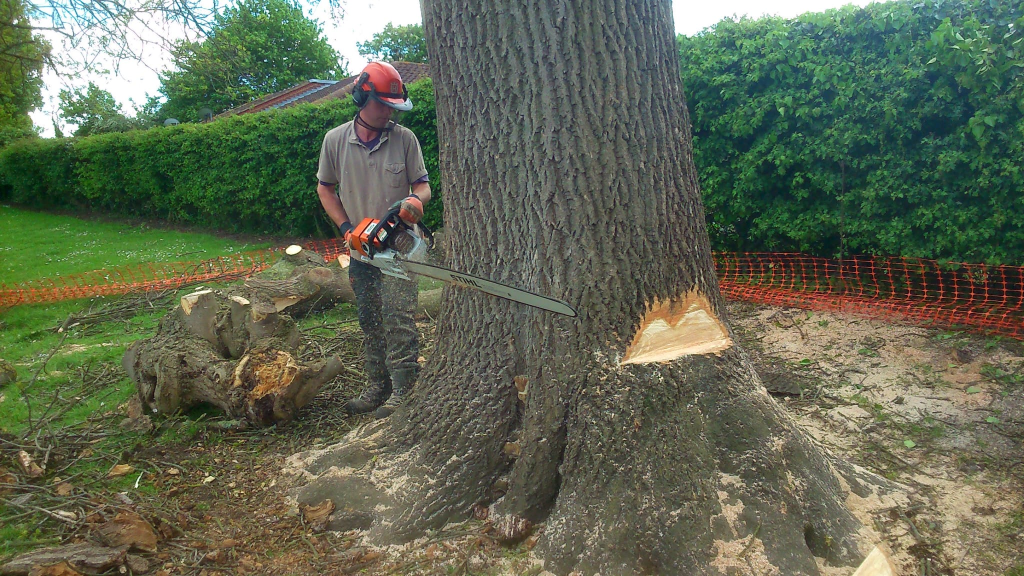
#> input picture _source/gallery-originals/chainsaw-at-the-butt.jpg, 2048 x 1152 px (shown at 1/2 size); its folder holds only this picture in this run
$ python build-gallery.py
#> lines starting #> are read from the running program, lines starting #| are printed output that depends on the picture
#!/usr/bin/env python3
"""
Richard's Tree Care — gallery image pipeline.

Reads the full-resolution masters in _source/gallery-originals/ and writes
web-ready derivatives into images/gallery/:

    <name>-400.webp    grid thumbnail, 1x
    <name>-800.webp    grid thumbnail 2x / hero / about figure 2x
    <name>-1400.webp   lightbox
    <name>-800.jpg     fallback for anything without WebP support

Tiers are chosen from actual display sizes, not from the masters: grid cells are
140-280 CSS px, the hero and about figures cap at 340, and the lightbox caps at
620 CSS px tall. Nothing here is ever displayed at more than roughly half the
master's width, so the masters themselves are never served.

Nothing else reads the masters, so they never ship to a visitor.

The gallery is rendered from window.RTC_DATA.gallery in js/data.js. This script
does NOT write that list — it prints the intrinsic width/height of every image
so you can keep the entries accurate, and warns about any mismatch between the
two. Adding a photo is therefore:

    1. drop the file into _source/gallery-originals/
    2. python3 scripts/build-gallery.py
    3. add an entry (file, w, h, alt, caption) to the gallery array in data.js

Run:  python3 scripts/build-gallery.py
Deps: pillow  (pip install pillow)
"""
import json
import os
import re
import sys

from PIL import Image, ImageFilter, ImageOps

ROOT = os.path.dirname(os.path.dirname(os.path.abspath(__file__)))
SRC = os.path.join(ROOT, "_source", "gallery-originals")
OUT = os.path.join(ROOT, "images", "gallery")
DATA_JS = os.path.join(ROOT, "js", "data.js")

WIDTHS = (400, 800, 1400)
# Foliage and bare branches are detail-dense and compress badly. These values
# were picked by sweeping quality against file size on the four busiest images
# in the set, not guessed. A light unsharp mask pays for itself at the small
# tiers (the browser is not downscaling much, so perceived sharpness matters)
# but is pure cost at 1400, where the browser downscales anyway.
WEBP_QUALITY = {400: 66, 800: 70, 1400: 66}
SHARPEN_UP_TO = 800
JPEG_QUALITY = 75
JPEG_FALLBACK_WIDTH = 800


def derivatives(path, name):
    """Write every derivative for one master. Returns (width, height, bytes)."""
#> called with name = 'chainsaw-at-the-butt'
    im = ImageOps.exif_transpose(Image.open(path)).convert("RGB")
#> im is the input picture: PIL image 2048x1152 RGB; mean R, G, B 96.3, 103.7, 82.6
    w, h = im.size
#> w = 2048; h = 1152
    written = 0

    for target in WIDTHS:
        if target > w:
            # Never upscale — a smaller master simply gets fewer tiers.
            continue
        resized = im.resize((target, round(h * target / w)), Image.LANCZOS)
        if target <= SHARPEN_UP_TO:
            resized = resized.filter(
                ImageFilter.UnsharpMask(radius=0.6, percent=40, threshold=3)
            )
        wp = os.path.join(OUT, "%s-%d.webp" % (name, target))
        resized.save(wp, "WEBP", quality=WEBP_QUALITY[target], method=6)
        written += os.path.getsize(wp)

        if target == JPEG_FALLBACK_WIDTH:
            jp = os.path.join(OUT, "%s-%d.jpg" % (name, target))
            resized.save(jp, "JPEG", quality=JPEG_QUALITY,
                         optimize=True, progressive=True)
            written += os.path.getsize(jp)
#> this loop made 3 passes
#> pass 1, in derivatives, `resized = im.resize((target, round(h * target / w)), Image.LANCZOS)`:
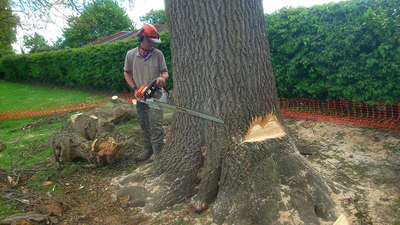
#> resized: PIL image 400x225 RGB; mean R, G, B 96.3, 103.7, 82.6
#> pass 2, in derivatives, `resized = im.resize((target, round(h * target / w)), Image.LANCZOS)`:
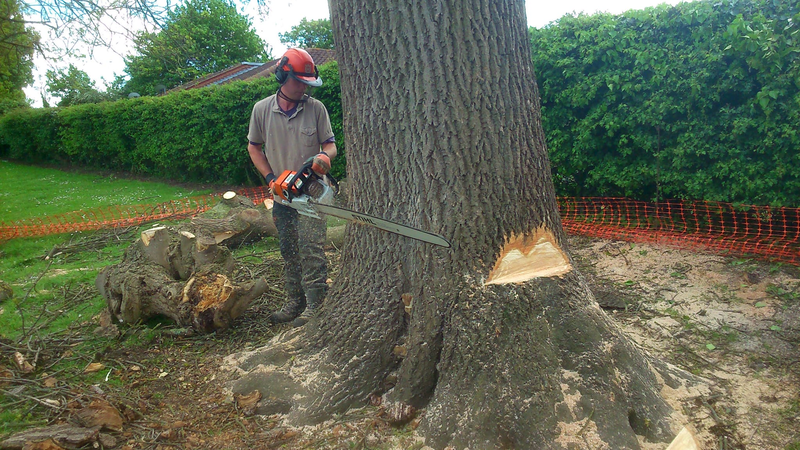
#> resized: PIL image 800x450 RGB; mean R, G, B 96.3, 103.7, 82.6
#> after the loop, written = 456190

    return w, h, written


def declared_gallery():
    """Pull the gallery array out of data.js so we can cross-check it."""
    if not os.path.exists(DATA_JS):
        return None
    src = open(DATA_JS, encoding="utf-8").read()
    m = re.search(r"gallery:\s*(\[.*?\n  \])", src, re.S)
    if not m:
        return None
    block = m.group(1)
    out = {}
    for entry in re.finditer(
        r"file:\s*'([^']+)'.*?w:\s*(\d+).*?h:\s*(\d+)", block, re.S
    ):
        out[entry.group(1)] = (int(entry.group(2)), int(entry.group(3)))
    return out


def main():
    if not os.path.isdir(SRC):
        sys.exit("No masters found at _source/gallery-originals/")
    os.makedirs(OUT, exist_ok=True)
    for stale in os.listdir(OUT):
        os.remove(os.path.join(OUT, stale))

    masters = sorted(
        f for f in os.listdir(SRC)
        if f.lower().endswith((".jpg", ".jpeg", ".png", ".webp"))
    )
    if not masters:
        sys.exit("_source/gallery-originals/ is empty")

    print("Building %d images -> images/gallery/\n" % len(masters))
    sizes = {}
    total = 0
    for f in masters:
        name = os.path.splitext(f)[0]
        w, h, written = derivatives(os.path.join(SRC, f), name)
        sizes[name] = (w, h)
        total += written
#> total = 456190
        print("  %-32s %5dx%-5d  ->  %6.1f KB of derivatives"
              % (name, w, h, written / 1024))
#|   chainsaw-at-the-butt              2048x1152   ->   445.5 KB of derivatives

    print("\n  %d derivatives, %.1f MB total"
          % (len(os.listdir(OUT)), total / 1024 / 1024))
#|   0 derivatives, 0.4 MB total

    # ---- cross-check against data.js -------------------------------------
    declared = declared_gallery()
    if declared is None:
        print("\n(could not read the gallery array from js/data.js — skipping check)")
        return

    problems = []
    for name, (w, h) in sizes.items():
        if name not in declared:
            problems.append("  NOT IN data.js:   %s" % name)
        elif declared[name] != (w, h):
            problems.append("  WRONG w/h:        %s — data.js says %dx%d, actual %dx%d"
                            % (name, declared[name][0], declared[name][1], w, h))
    for name in declared:
        if name not in sizes:
            problems.append("  NO SUCH MASTER:   %s (listed in data.js)" % name)

    print()
    if problems:
        print("data.js needs attention:")
        print("\n".join(problems))
        print("\nCorrect w/h values for every master:")
        for name, (w, h) in sorted(sizes.items()):
            print("    { file: '%s', w: %d, h: %d, ... }," % (name, w, h))
        sys.exit(1)
    print("data.js matches all %d images." % len(sizes))


if __name__ == "__main__":
    main()
